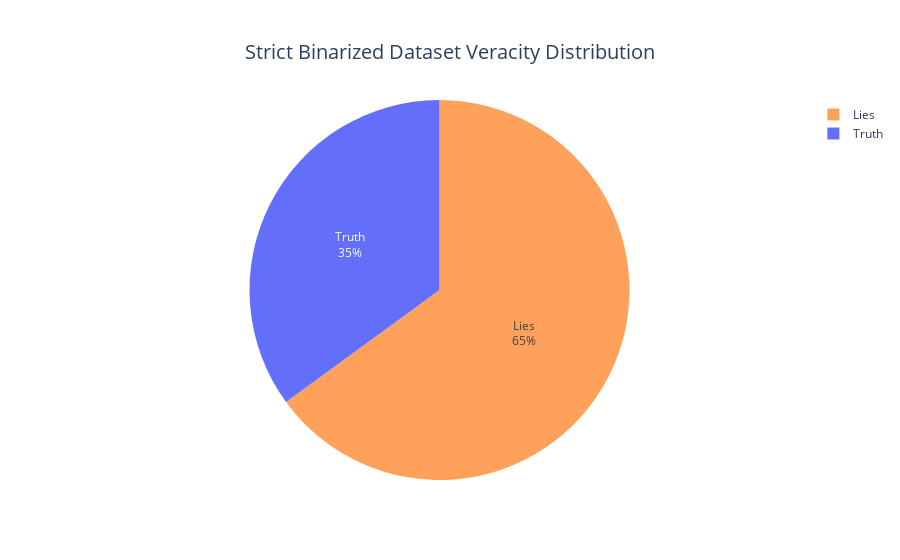

Notebook code cell kept with this figure:
### Code cell
fig = go.Figure()
fig.update_layout(title={
    'text': 'Strict Binarized Dataset Veracity Distribution',
    'y':0.92,
    'x':0.5,
    'yanchor':'top',
    'xanchor':'center'
},
    title_font_size=20,)

fig.add_trace(go.Pie(labels=['Lies', 'Truth'], values=df['veracity'].value_counts(), textinfo='label+percent', marker_colors=['#FFA15A', '#636EFA'],))


fig.show()

### Figure 1 — Plotly figure (JSON) as saved in the notebook; plotly's stock layout.template omitted (floating-point values rounded to 4 significant figures)
{"data": [{"labels": ["Lies", "Truth"], "marker": {"colors": ["#FFA15A", "#636EFA"]}, "textinfo": "label+percent", "type": "pie", "values": [4000, 2158]}], "layout": {"title": {"font": {"size": 20}, "text": "Strict Binarized Dataset Veracity Distribution", "x": 0.5, "xanchor": "center", "y": 0.92, "yanchor": "top"}}}
